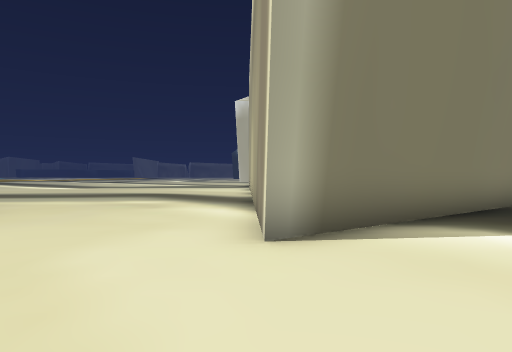
[1] (above)

21 first-person views from a walk through a 3-D level made in the Unity game engine. The camera is 1.4 m above the floor, looks level and sees 70° across. The floor is counted in squares, 2 m on a side. Each view is taken from the middle of a square. On the plan, view 1 faces up. The plan holds only what a view shows up to about 11 squares ahead; the rest is blank. The place goes on beyond the plan. The player character is not drawn. Some surface patterns are stand-ins.

[2]
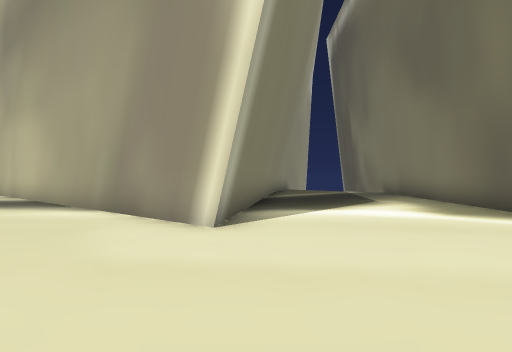

[3]
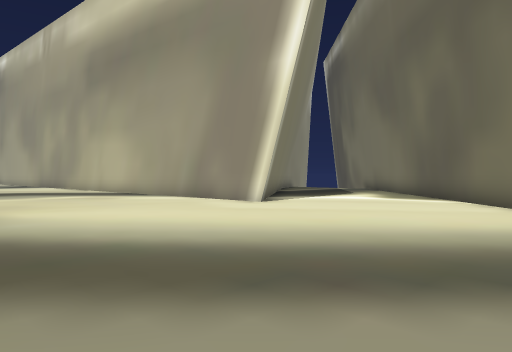

[4]
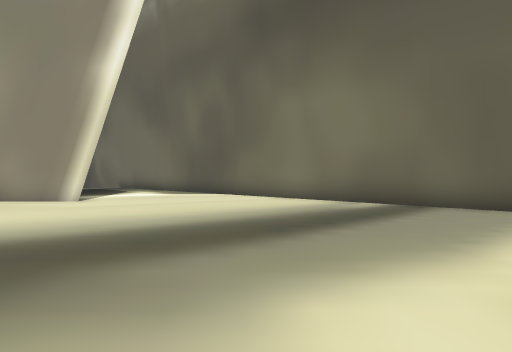

[5]
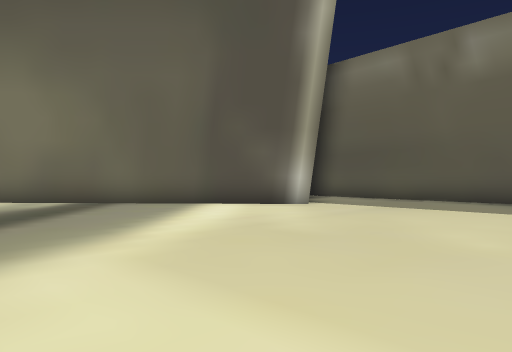

[6]
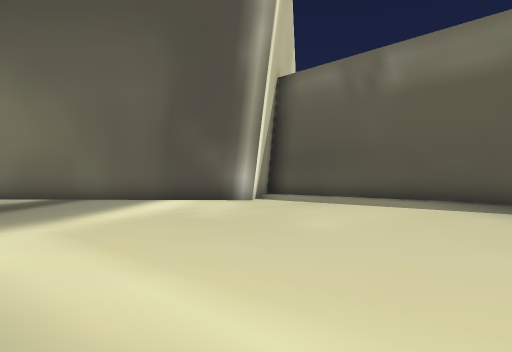

[7]
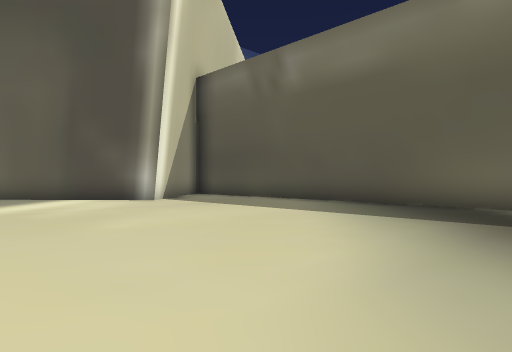

[8]
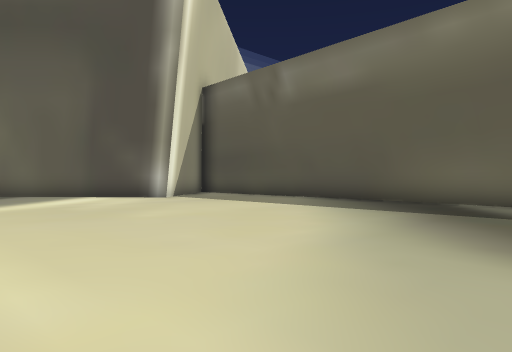

[9]
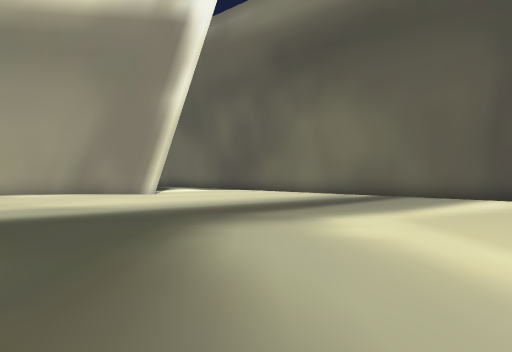

[10]
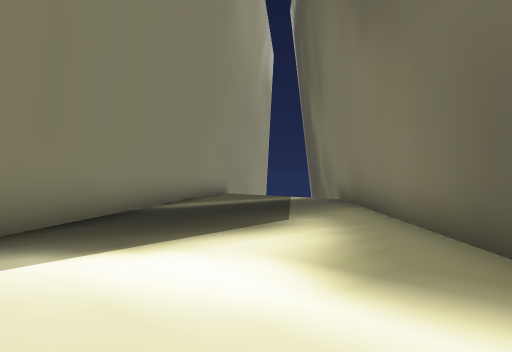

[11]
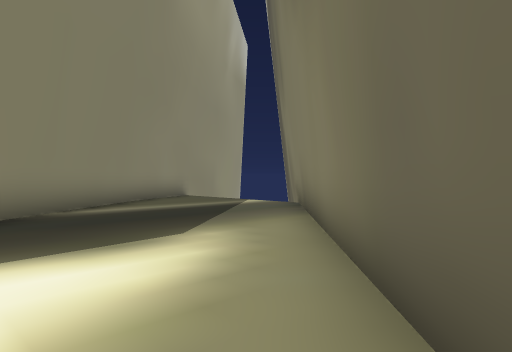

[12]
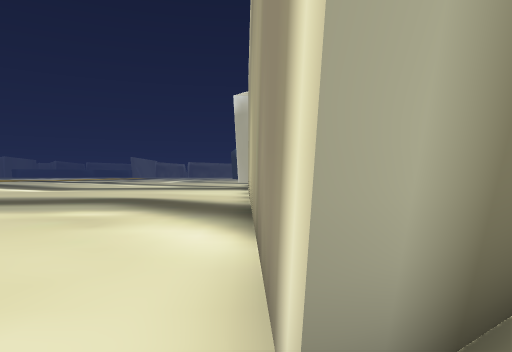

[13]
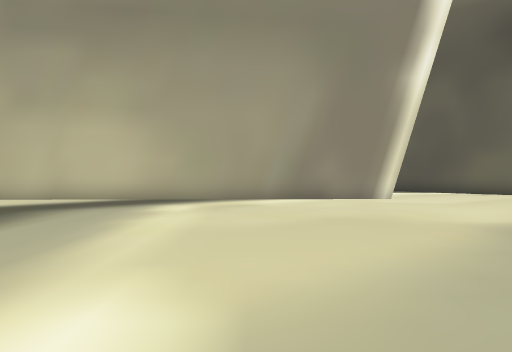

[14]
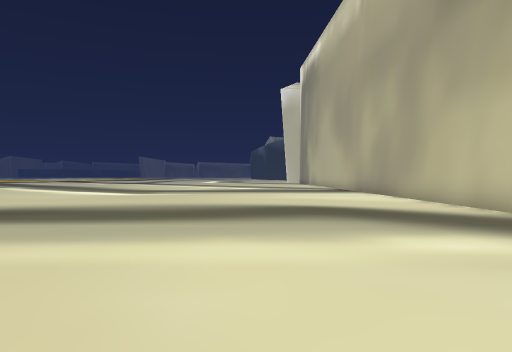

[15]
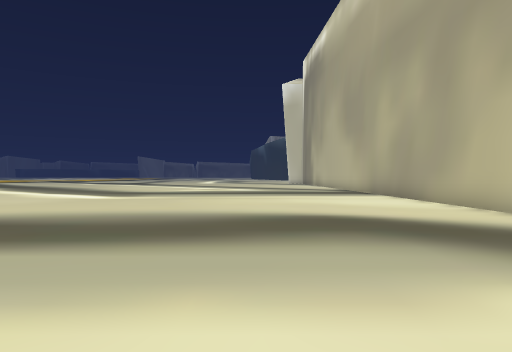

[16]
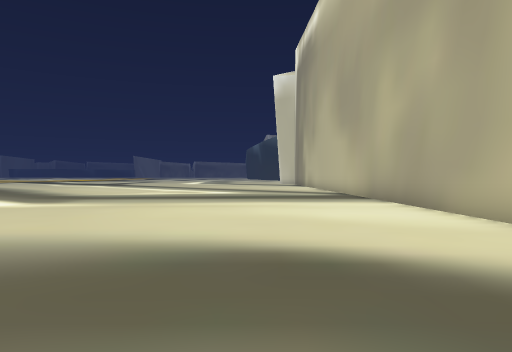

[17]
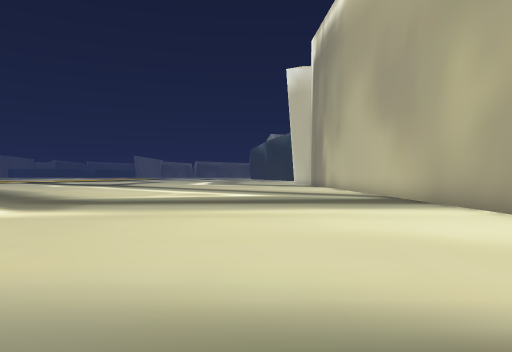

[18]
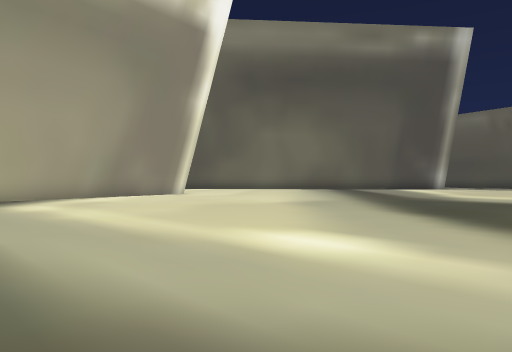

[19]
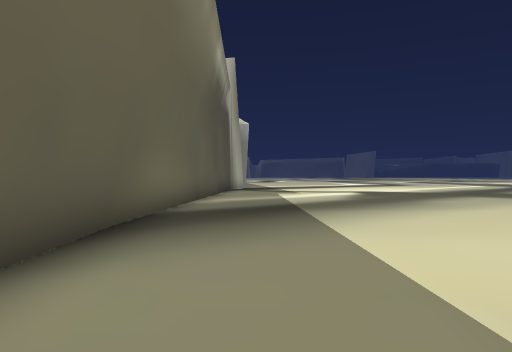

[20]
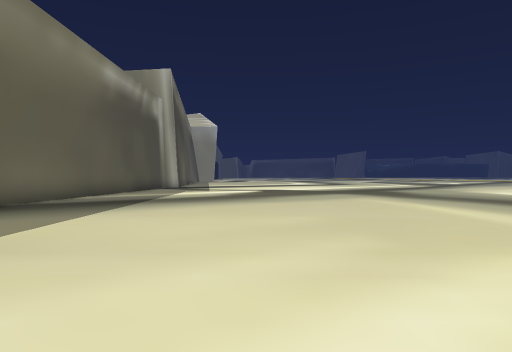

[21]
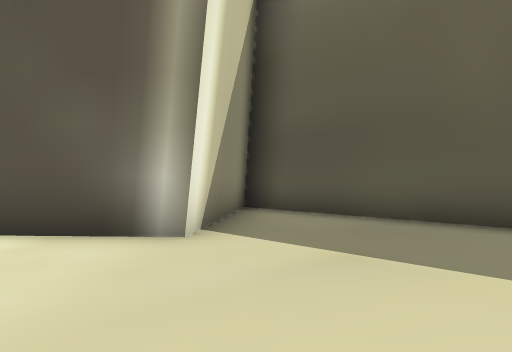

### Floor plan
Points are (right, up) in squares from view 1. A wall is a line through its corners. A room is listed if a view was taken in it or the views show most of it. See-through windows are left out.
Room 1 (views 1, 2, 3, 4, 5, 6, 7, 8, 9, 10, 11, 12, 13, 14, 15, 16, 17, 18, 19, 20, 21)
walls: (2.2, -1.4) (11.5, 7); (9.6, 11.1) (8.9, 10.7); (9.6, 11.1) (0.1, 3.7) (-0.5, 24); (-13.4, -12) (-3.1, -11.5) (-5.5, -8.4) (1.1, -2.4); (-16.9, -11.7) (-11.3, -12)

Positions as (right, up) in squares from view 1, and headings:
1: (0, 0), facing up
2: (-3, 0), facing up-right
3: (-7, -3), facing up-right
4: (-10, -1), facing right
5: (-11, -1), facing down-right
6: (-13, -1), facing down-right
7: (-15, -3), facing down-right
8: (-16, -2), facing down-right
9: (-14, 0), facing right
10: (2, 1), facing up-right
11: (4, 1), facing up-right
12: (0, 3), facing up
13: (-11, 8), facing right
14: (-5, 6), facing up
15: (-5, 8), facing up
16: (-4, 11), facing up
17: (-5, 13), facing up
18: (-12, 12), facing down-right
19: (-6, -10), facing left
20: (-4, -6), facing left
21: (-9, -6), facing down-right
